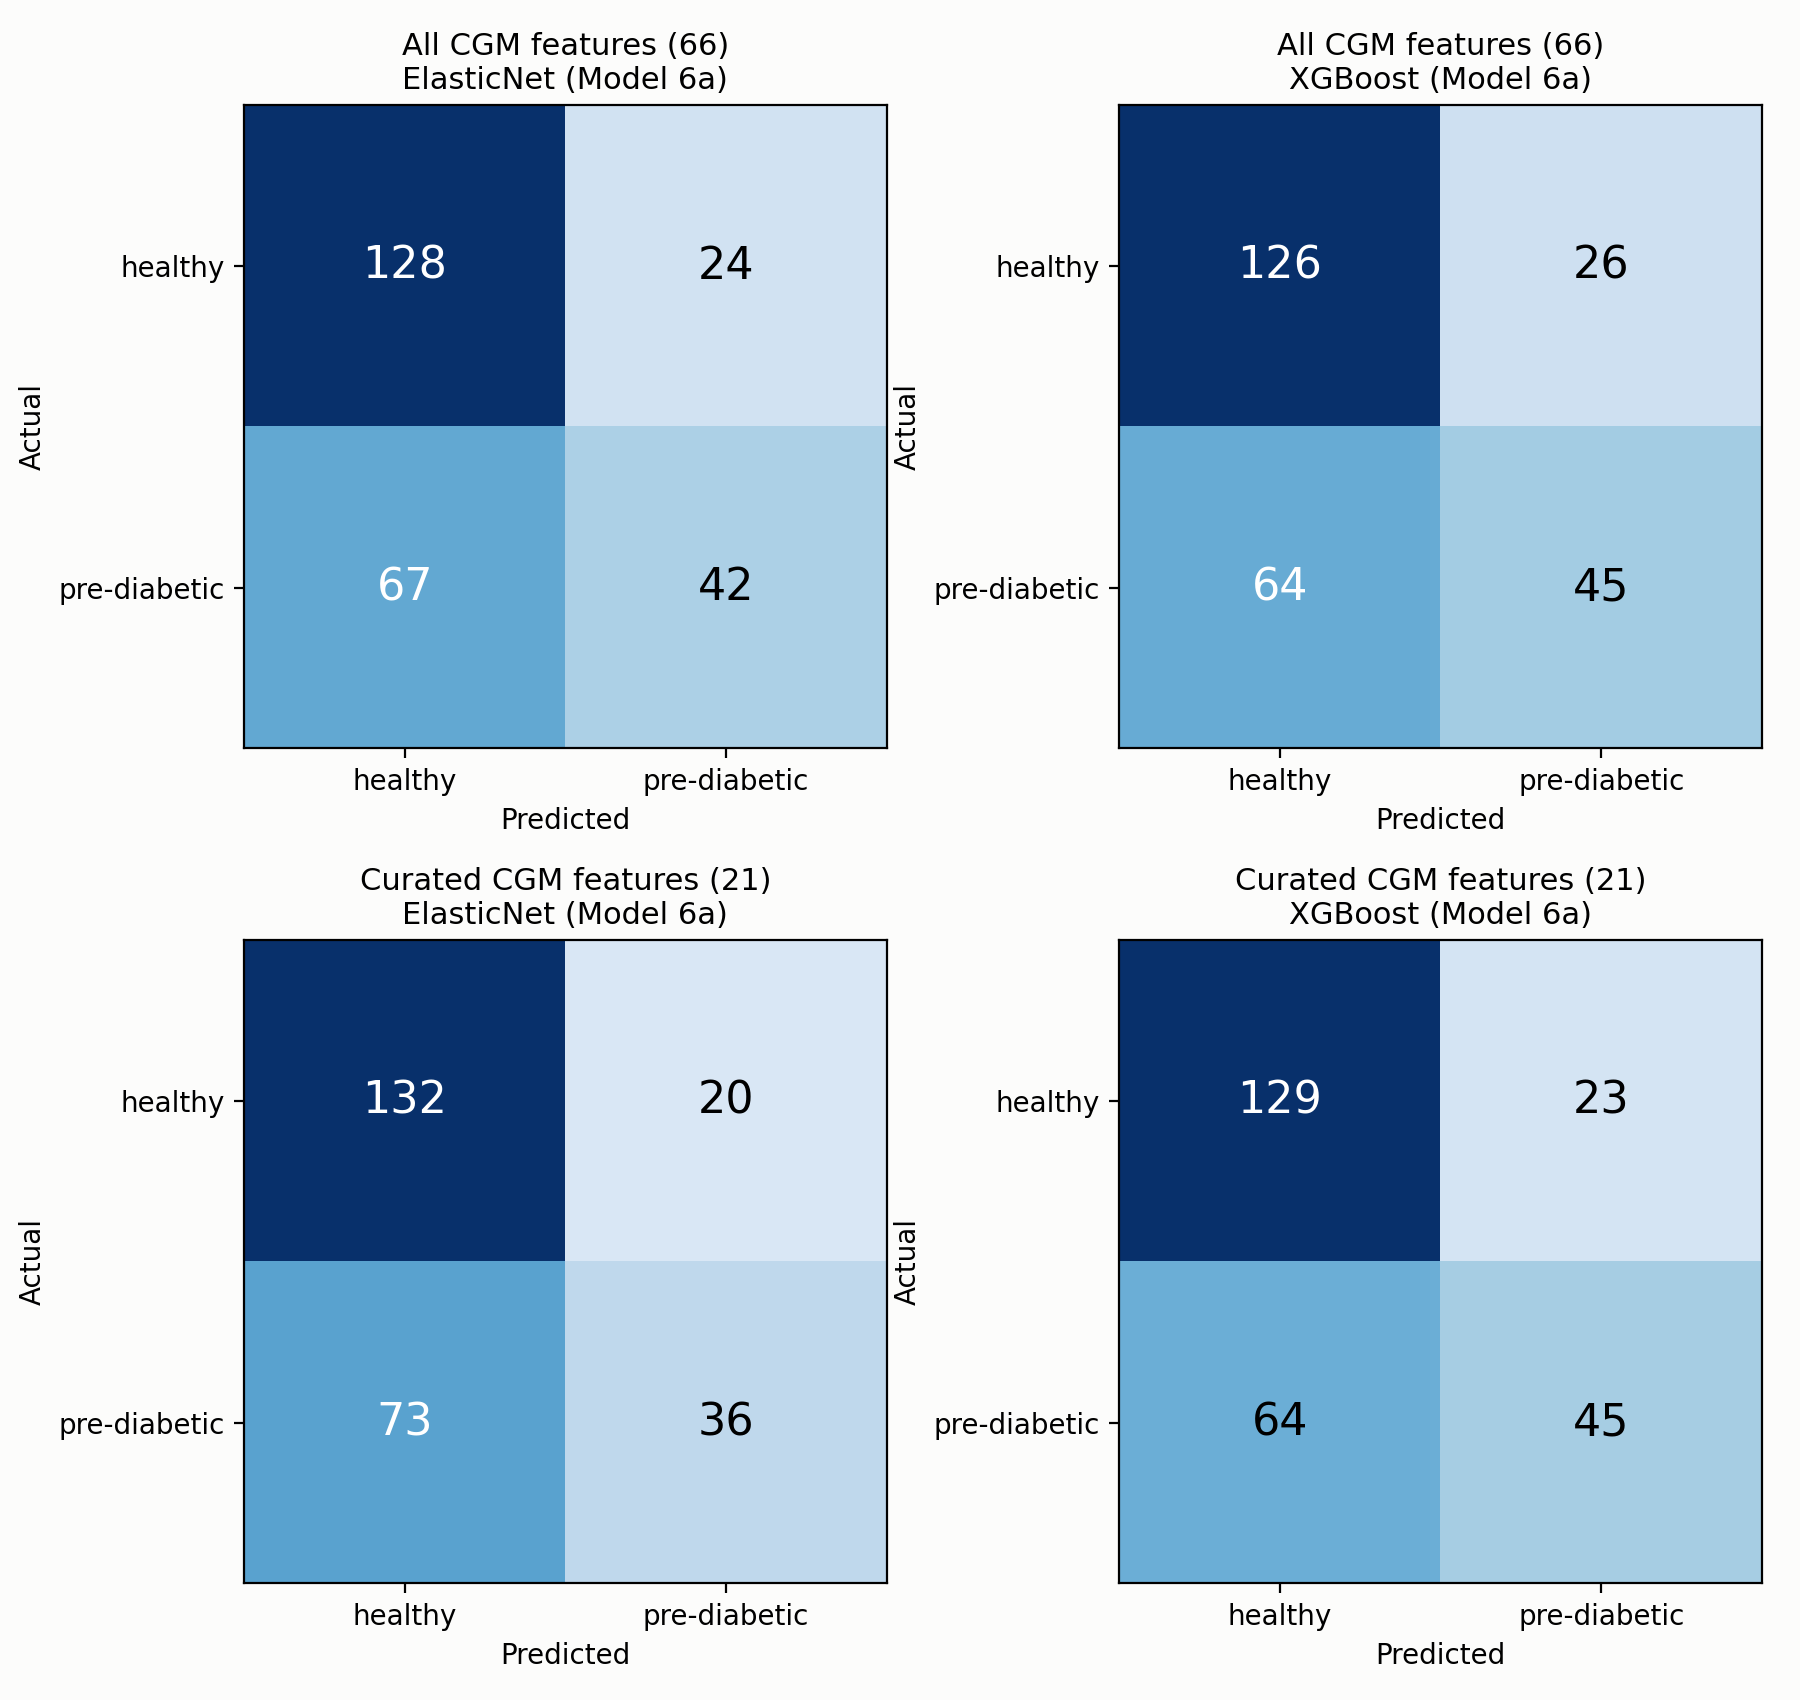

Write Python code to recreate this figure.
"""
Confusion matrices (healthy vs pre-diabetic, study_group direct) for
Model 6a (Age/Sex/Race + BMI + Wearables + CGM Metrics, no routine labs),
at the default 0.5 probability threshold.

One combined 2x2 figure: rows = CGM feature-set variant (all 66 features
minus gmi_pct, vs the 21-feature VIF-pruned/curated set), columns = model
type (ElasticNet, XGBoost).

Output: confusion_matrices.png
"""
import os
import sys

import matplotlib.pyplot as plt
from sklearn.metrics import confusion_matrix

sys.path.insert(0, os.path.dirname(os.path.abspath(__file__)))
from ablation_common import (
    CGM_ML_FEATURES,
    HBA1C_COL,
    fit_elasticnet_classifier,
    fit_xgb_classifier,
    get_ablation_stages,
    load_data,
)

ROOT = os.path.dirname(os.path.dirname(os.path.abspath(__file__)))
sys.path.insert(0, os.path.join(ROOT, "regression_no_correlated_features"))
from select_cgm_features_vif import CGM_FEATURES_VIF_PRUNED

OUT_DIR = os.path.dirname(os.path.abspath(__file__))
POS_LABEL = "pre_diabetes_lifestyle_controlled"
NEG_LABEL = "healthy"
CGM_FEATURES_NO_GMI = [c for c in CGM_ML_FEATURES if c != "gmi_pct"]

df = load_data()
df = df[df["study_group"].isin([NEG_LABEL, POS_LABEL])].copy()
df["y"] = (df["study_group"] == POS_LABEL).astype(int)
train = df[df["split"] == "train"]
test = df[df["split"] == "test"]
y_train, y_test = train["y"], test["y"].values

variants = {
    "All CGM features (66)": CGM_FEATURES_NO_GMI,
    "Curated CGM features (21)": CGM_FEATURES_VIF_PRUNED,
}
fitters = {"ElasticNet": fit_elasticnet_classifier, "XGBoost": fit_xgb_classifier}

fig, axes = plt.subplots(2, 2, figsize=(9, 8.5), facecolor="#fcfcfb")

for row, (variant_name, cgm_feats) in enumerate(variants.items()):
    stages = get_ablation_stages(
        df, exclude_cpeptide=False, include_no_labs_variants=True,
        target_col=HBA1C_COL, cgm_features=cgm_feats,
    )
    stage_name, feats = [s for s in stages if s[0].startswith("Model 6a")][0]
    X_train, X_test = train[feats], test[feats]

    for col, (model_name, fitter) in enumerate(fitters.items()):
        model = fitter(X_train, y_train)
        y_pred = model.predict(X_test)
        cm = confusion_matrix(y_test, y_pred, labels=[0, 1])

        ax = axes[row, col]
        ax.imshow(cm, cmap="Blues", vmin=0)
        for i in range(2):
            for j in range(2):
                ax.text(
                    j, i, str(cm[i, j]), ha="center", va="center",
                    fontsize=16, color="white" if cm[i, j] > cm.max() / 2 else "black",
                )
        ax.set_xticks([0, 1]); ax.set_xticklabels(["healthy", "pre-diabetic"])
        ax.set_yticks([0, 1]); ax.set_yticklabels(["healthy", "pre-diabetic"])
        ax.set_xlabel("Predicted")
        ax.set_ylabel("Actual")
        ax.set_title(f"{variant_name}\n{model_name} (Model 6a)", fontsize=11)

fig.tight_layout()
fig.savefig(os.path.join(OUT_DIR, "confusion_matrices.png"), dpi=200, facecolor=fig.get_facecolor())
print("saved confusion_matrices.png")
